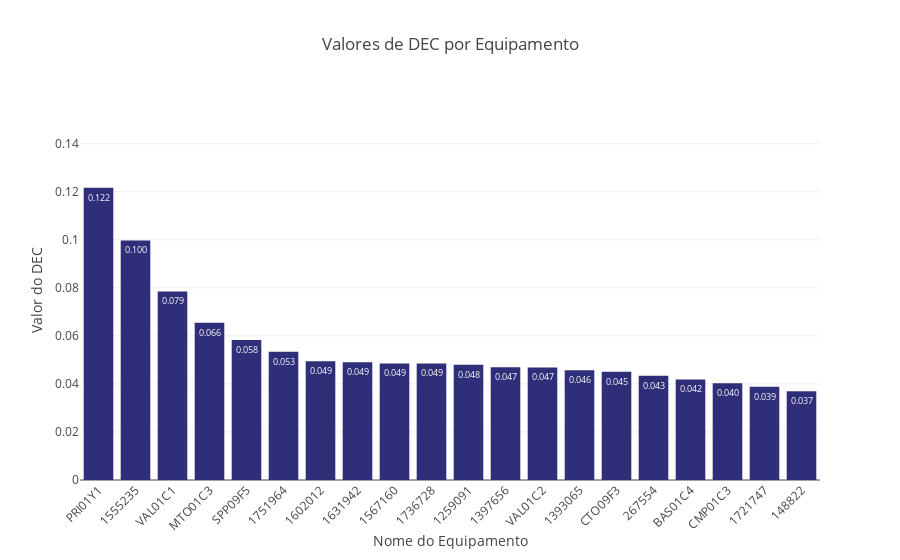

Notebook code for this chart:
### Code cell
# Garanta que a coluna 'EQUIPAMENTO' seja tratada como string
df_equipamentos['EQUIPAMENTO'] = df_equipamentos['EQUIPAMENTO'].astype(str)

# Garanta que a coluna 'EQUIPAMENTO' seja tratada como uma categoria
df_equipamentos['EQUIPAMENTO'] = pd.Categorical(df_equipamentos['EQUIPAMENTO'], categories=df_equipamentos['EQUIPAMENTO'].unique())

# Encontre o valor máximo de DEC
max_dec = df_equipamentos['DEC'].max()

# Crie o gráfico de barras com rótulos de dados
fig = px.bar(df_equipamentos.head(20), x='EQUIPAMENTO', y='DEC', 
             title='Valores de DEC por Equipamento',
             labels={'EQUIPAMENTO': 'Nome do Equipamento', 'DEC': 'Valor do DEC'},
             text='DEC',  # Adiciona os rótulos de dados
             color_discrete_sequence=['#2F2E79'])  # Define uma cor uniforme para todas as barras

# Ajuste o layout do gráfico
fig.update_layout(
    xaxis_title='Nome do Equipamento',
    yaxis_title='Valor do DEC',
    xaxis_tickangle=-45,  # Inclina os rótulos do eixo x para melhor leitura
    yaxis=dict(range=[0, max_dec * 1.3]),  # Define o intervalo do eixo y
    xaxis_type='category',  # Força o eixo x a ser categórico
    bargap=0.2  # Ajusta a largura das barras (reduza o valor para barras mais largas)
)

# Ajuste a aparência dos rótulos de dados
fig.update_traces(
    texttemplate='%{text:.3f}',  # Ajusta a precisão dos rótulos
    textposition='inside',  # Coloca os rótulos dentro das barras
    textfont=dict(color='white', size=12),  # Define a cor dos rótulos como branca e aumenta o tamanho da fonte
    textangle=0  # Define a rotação dos rótulos para horizontal
)

fig.show()

### Figure 1 — Plotly figure (JSON) as saved in the notebook; plotly's stock layout.template omitted (floating-point values rounded to 4 significant figures)
{"data": [{"alignmentgroup": "True", "hovertemplate": "Nome do Equipamento=%{x}<br>Valor do DEC=%{text}<extra></extra>", "legendgroup": "", "marker": {"color": "#2F2E79", "pattern": {"shape": ""}}, "name": "", "offsetgroup": "", "orientation": "v", "showlegend": false, "text": [0.1217, 0.0997, 0.0785, 0.0655, 0.0583, 0.0534, 0.0494, 0.049, 0.0485, 0.0485, 0.048, 0.0469, 0.0468, 0.0457, 0.0451, 0.0434, 0.0418, 0.0403, 0.0388, 0.037], "textangle": 0, "textfont": {"color": "white", "size": 12}, "textposition": "inside", "texttemplate": "%{text:.3f}", "type": "bar", "x": ["PRI01Y1", "1555235", "VAL01C1", "MTO01C3", "SPP09F5", "1751964", "1602012", "1631942", "1567160", "1736728", "1259091", "1397656", "VAL01C2", "1393065", "CTO09F3", "267554", "BAS01C4", "CMP01C3", "1721747", "148822"], "xaxis": "x", "y": [0.1217, 0.0997, 0.0785, 0.0655, 0.0583, 0.0534, 0.0494, 0.049, 0.0485, 0.0485, 0.048, 0.0469, 0.0468, 0.0457, 0.0451, 0.0434, 0.0418, 0.0403, 0.0388, 0.037], "yaxis": "y"}], "layout": {"bargap": 0.2, "barmode": "relative", "legend": {"tracegroupgap": 0}, "title": {"text": "Valores de DEC por Equipamento"}, "xaxis": {"anchor": "y", "domain": [0, 1], "tickangle": -45, "title": {"text": "Nome do Equipamento"}, "type": "category"}, "yaxis": {"anchor": "x", "domain": [0, 1], "range": [0, 0.1582], "title": {"text": "Valor do DEC"}}}}
